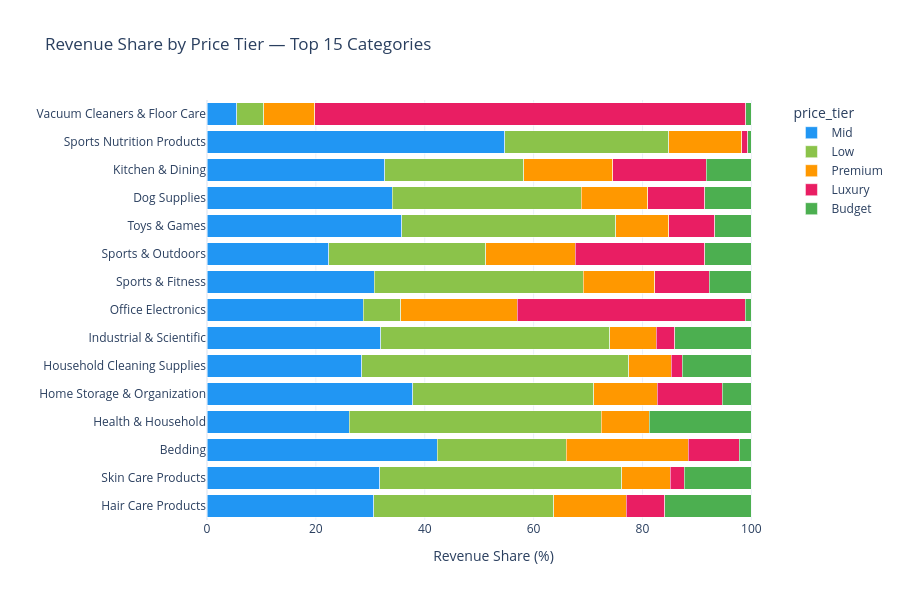

Notebook cell for this chart:
### Markdown cell above
### 3.3 — Revenue Share Stacked by Tier (Top 15 Categories)

Visualize how revenue splits across tiers within each category.

### Code cell
top15_cats = (
    df_price.groupby(SUBCAT_COL)[TIER_REVENUE].sum()
    .nlargest(15).index.tolist()
)
df_top15 = df_price[df_price[SUBCAT_COL].isin(top15_cats)].copy()

df_top15['rev_share'] = (
    df_top15.groupby(SUBCAT_COL)[TIER_REVENUE]
    .transform(lambda x: x / x.sum() * 100)
)

fig = px.bar(
    df_top15,
    x='rev_share', y=SUBCAT_COL,
    color=TIER_COL,
    orientation='h',
    title='Revenue Share by Price Tier — Top 15 Categories',
    labels={'rev_share': 'Revenue Share (%)', SUBCAT_COL: ''},
    template=TEMPLATE,
    color_discrete_map={
    'Budget': '#4CAF50', 'Low': '#8BC34A', 'Mid': '#2196F3',
    'Premium': '#FF9800', 'Luxury': '#E91E63'
},
    barmode='stack'
)
fig.update_layout(height=600, yaxis={'categoryorder': 'total ascending'})
save_chart(fig, '03_revenue_share_by_tier')
fig.show()

### Figure 1 — Plotly figure (JSON) as saved in the notebook; plotly's stock layout.template omitted (floating-point values rounded to 4 significant figures)
{"data": [{"hovertemplate": "price_tier=Mid<br>Revenue Share (%)=%{x}<br>=%{y}<extra></extra>", "legendgroup": "Mid", "marker": {"color": "#2196F3", "pattern": {"shape": ""}}, "name": "Mid", "orientation": "h", "showlegend": true, "textposition": "auto", "type": "bar", "x": [42.33, 34.04, 30.66, 26.13, 37.83, 28.39, 31.88, 32.63, 28.74, 31.72, 30.7, 22.4, 54.71, 35.74, 5.484], "xaxis": "x", "y": ["Bedding", "Dog Supplies", "Hair Care Products", "Health & Household", "Home Storage & Organization", "Household Cleaning Supplies", "Industrial & Scientific", "Kitchen & Dining", "Office Electronics", "Skin Care Products", "Sports & Fitness", "Sports & Outdoors", "Sports Nutrition Products", "Toys & Games", "Vacuum Cleaners & Floor Care"], "yaxis": "y"}, {"hovertemplate": "price_tier=Low<br>Revenue Share (%)=%{x}<br>=%{y}<extra></extra>", "legendgroup": "Low", "marker": {"color": "#8BC34A", "pattern": {"shape": ""}}, "name": "Low", "orientation": "h", "showlegend": true, "textposition": "auto", "type": "bar", "x": [23.62, 34.74, 33.01, 46.29, 33.18, 49.06, 42.13, 25.57, 6.837, 44.42, 38.39, 28.82, 30.12, 39.32, 4.927], "xaxis": "x", "y": ["Bedding", "Dog Supplies", "Hair Care Products", "Health & Household", "Home Storage & Organization", "Household Cleaning Supplies", "Industrial & Scientific", "Kitchen & Dining", "Office Electronics", "Skin Care Products", "Sports & Fitness", "Sports & Outdoors", "Sports Nutrition Products", "Toys & Games", "Vacuum Cleaners & Floor Care"], "yaxis": "y"}, {"hovertemplate": "price_tier=Premium<br>Revenue Share (%)=%{x}<br>=%{y}<extra></extra>", "legendgroup": "Premium", "marker": {"color": "#FF9800", "pattern": {"shape": ""}}, "name": "Premium", "orientation": "h", "showlegend": true, "textposition": "auto", "type": "bar", "x": [22.44, 12.16, 13.32, 8.777, 11.74, 7.876, 8.506, 16.33, 21.42, 8.934, 13.19, 16.47, 13.36, 9.812, 9.366], "xaxis": "x", "y": ["Bedding", "Dog Supplies", "Hair Care Products", "Health & Household", "Home Storage & Organization", "Household Cleaning Supplies", "Industrial & Scientific", "Kitchen & Dining", "Office Electronics", "Skin Care Products", "Sports & Fitness", "Sports & Outdoors", "Sports Nutrition Products", "Toys & Games", "Vacuum Cleaners & Floor Care"], "yaxis": "y"}, {"hovertemplate": "price_tier=Luxury<br>Revenue Share (%)=%{x}<br>=%{y}<extra></extra>", "legendgroup": "Luxury", "marker": {"color": "#E91E63", "pattern": {"shape": ""}}, "name": "Luxury", "orientation": "h", "showlegend": true, "textposition": "auto", "type": "bar", "x": [9.355, 10.53, 7.089, 11.87, 1.972, 3.381, 17.18, 41.91, 2.627, 9.993, 23.79, 1.139, 8.367, 79.21], "xaxis": "x", "y": ["Bedding", "Dog Supplies", "Hair Care Products", "Home Storage & Organization", "Household Cleaning Supplies", "Industrial & Scientific", "Kitchen & Dining", "Office Electronics", "Skin Care Products", "Sports & Fitness", "Sports & Outdoors", "Sports Nutrition Products", "Toys & Games", "Vacuum Cleaners & Floor Care"], "yaxis": "y"}, {"hovertemplate": "price_tier=Budget<br>Revenue Share (%)=%{x}<br>=%{y}<extra></extra>", "legendgroup": "Budget", "marker": {"color": "#4CAF50", "pattern": {"shape": ""}}, "name": "Budget", "orientation": "h", "showlegend": true, "textposition": "auto", "type": "bar", "x": [2.253, 8.539, 15.92, 18.8, 5.38, 12.71, 14.1, 8.298, 1.092, 12.29, 7.736, 8.524, 0.6649, 6.767, 1.015], "xaxis": "x", "y": ["Bedding", "Dog Supplies", "Hair Care Products", "Health & Household", "Home Storage & Organization", "Household Cleaning Supplies", "Industrial & Scientific", "Kitchen & Dining", "Office Electronics", "Skin Care Products", "Sports & Fitness", "Sports & Outdoors", "Sports Nutrition Products", "Toys & Games", "Vacuum Cleaners & Floor Care"], "yaxis": "y"}], "layout": {"barmode": "stack", "height": 600, "legend": {"title": {"text": "price_tier"}, "tracegroupgap": 0}, "title": {"text": "Revenue Share by Price Tier — Top 15 Categories"}, "xaxis": {"anchor": "y", "domain": [0, 1], "title": {"text": "Revenue Share (%)"}}, "yaxis": {"anchor": "x", "categoryorder": "total ascending", "domain": [0, 1], "title": {"text": ""}}}}
